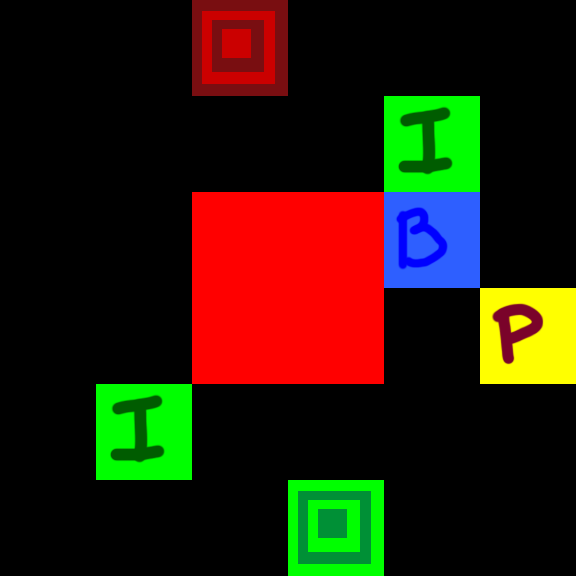

A 2D game scene composited from a Tiled map and its tileset images. What follows is a short description and the map's XML, with each tile layer's data collapsed to a summary:
An orthogonal 6x6 tile map with 96x96 px tiles, 1 tile layer (Tile Layer 1).

<map version="1.0" orientation="orthogonal" renderorder="right-down" width="6" height="6" tilewidth="96" tileheight="96" nextobjectid="1">
 <tileset firstgid="1" name="tiles" tilewidth="96" tileheight="96">
  <tile id="0">
   <image width="96" height="96" source="start.png" />
  </tile>
  <tile id="1">
   <image width="96" height="96" source="end.png" />
  </tile>
  <tile id="2">
   <image width="96" height="96" source="obstacle.png" />
  </tile>
  <tile id="3">
   <image width="96" height="96" source="bonus.png" />
  </tile>
  <tile id="4">
   <image width="96" height="96" source="insect.png" />
  </tile>
  <tile id="5">
   <image width="96" height="96" source="polution.png" />
  </tile>
 </tileset>
 <layer name="Tile Layer 1" width="6" height="6">
  <data>[36 cells, 10 non-empty, 6 distinct tile ids]</data>
 </layer>
</map>